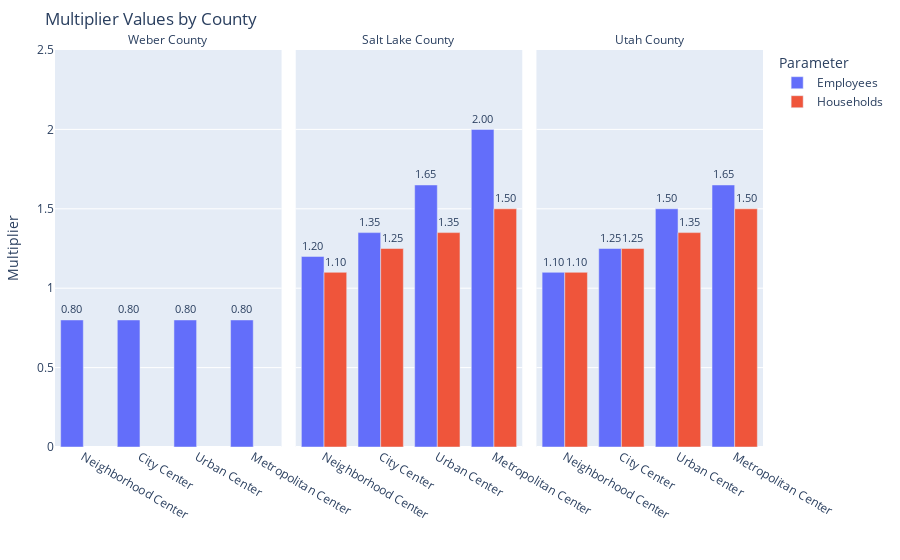

Notebook code for this chart:
### Code cell
import pandas as pd
import plotly.express as px

# Create DataFrame
df = df_centers_county_multipliers
df['county_name'] = df['CO_FIPS'].apply(_config.lookup_county)
df['parameter_label'] = df['parameter'].apply(_config.lookup_parameter_label)

# Plot using Plotly Express
fig = px.bar(
    df,
    x="center_type",
    y="multiplier",
    text="multiplier",  # Add multiplier values as text
    color="parameter_label",
    barmode="group",
    facet_col="county_name",
    title="Multiplier Values by County",
    labels={"multiplier": "Multiplier", "center_type": ""},
)

# Update layout for readability
fig.update_layout(
    xaxis_title="",
    yaxis_title="Multiplier",
    legend_title="Parameter",
    margin=dict(t=50, b=50, l=50, r=50),
)

fig.for_each_annotation(lambda a: a.update(text=a.text.split('=')[-1] + ' County'))
fig.update_yaxes(range=[0, 2.5])  # Set y-axis range from 0 to 2.4

# Update layout and text properties
fig.update_traces(texttemplate="%{text:.2f}", textposition="outside")  # Format text as two decimal places

# Show plot
fig.show()

### Figure 1 — Plotly figure (JSON) as saved in the notebook; plotly's stock layout.template omitted (floating-point values rounded to 4 significant figures)
{"data": [{"alignmentgroup": "True", "hovertemplate": "parameter_label=Employees<br>county_name=Weber<br>=%{x}<br>Multiplier=%{text}<extra></extra>", "legendgroup": "Employees", "marker": {"color": "#636efa", "pattern": {"shape": ""}}, "name": "Employees", "offsetgroup": "Employees", "orientation": "v", "showlegend": true, "text": [0.8, 0.8, 0.8, 0.8], "textposition": "outside", "texttemplate": "%{text:.2f}", "type": "bar", "x": ["Neighborhood Center", "City Center", "Urban Center", "Metropolitan Center"], "xaxis": "x", "y": [0.8, 0.8, 0.8, 0.8], "yaxis": "y"}, {"alignmentgroup": "True", "hovertemplate": "parameter_label=Employees<br>county_name=Salt Lake<br>=%{x}<br>Multiplier=%{text}<extra></extra>", "legendgroup": "Employees", "marker": {"color": "#636efa", "pattern": {"shape": ""}}, "name": "Employees", "offsetgroup": "Employees", "orientation": "v", "showlegend": false, "text": [1.2, 1.35, 1.65, 2], "textposition": "outside", "texttemplate": "%{text:.2f}", "type": "bar", "x": ["Neighborhood Center", "City Center", "Urban Center", "Metropolitan Center"], "xaxis": "x2", "y": [1.2, 1.35, 1.65, 2], "yaxis": "y2"}, {"alignmentgroup": "True", "hovertemplate": "parameter_label=Employees<br>county_name=Utah<br>=%{x}<br>Multiplier=%{text}<extra></extra>", "legendgroup": "Employees", "marker": {"color": "#636efa", "pattern": {"shape": ""}}, "name": "Employees", "offsetgroup": "Employees", "orientation": "v", "showlegend": false, "text": [1.1, 1.25, 1.5, 1.65], "textposition": "outside", "texttemplate": "%{text:.2f}", "type": "bar", "x": ["Neighborhood Center", "City Center", "Urban Center", "Metropolitan Center"], "xaxis": "x3", "y": [1.1, 1.25, 1.5, 1.65], "yaxis": "y3"}, {"alignmentgroup": "True", "hovertemplate": "parameter_label=Households<br>county_name=Salt Lake<br>=%{x}<br>Multiplier=%{text}<extra></extra>", "legendgroup": "Households", "marker": {"color": "#EF553B", "pattern": {"shape": ""}}, "name": "Households", "offsetgroup": "Households", "orientation": "v", "showlegend": true, "text": [1.1, 1.25, 1.35, 1.5], "textposition": "outside", "texttemplate": "%{text:.2f}", "type": "bar", "x": ["Neighborhood Center", "City Center", "Urban Center", "Metropolitan Center"], "xaxis": "x2", "y": [1.1, 1.25, 1.35, 1.5], "yaxis": "y2"}, {"alignmentgroup": "True", "hovertemplate": "parameter_label=Households<br>county_name=Utah<br>=%{x}<br>Multiplier=%{text}<extra></extra>", "legendgroup": "Households", "marker": {"color": "#EF553B", "pattern": {"shape": ""}}, "name": "Households", "offsetgroup": "Households", "orientation": "v", "showlegend": false, "text": [1.1, 1.25, 1.35, 1.5], "textposition": "outside", "texttemplate": "%{text:.2f}", "type": "bar", "x": ["Neighborhood Center", "City Center", "Urban Center", "Metropolitan Center"], "xaxis": "x3", "y": [1.1, 1.25, 1.35, 1.5], "yaxis": "y3"}], "layout": {"annotations": [{"font": {}, "showarrow": false, "text": "Weber County", "x": 0.16, "xanchor": "center", "xref": "paper", "y": 1, "yanchor": "bottom", "yref": "paper"}, {"font": {}, "showarrow": false, "text": "Salt Lake County", "x": 0.5, "xanchor": "center", "xref": "paper", "y": 1, "yanchor": "bottom", "yref": "paper"}, {"font": {}, "showarrow": false, "text": "Utah County", "x": 0.84, "xanchor": "center", "xref": "paper", "y": 1, "yanchor": "bottom", "yref": "paper"}], "barmode": "group", "legend": {"title": {"text": "Parameter"}, "tracegroupgap": 0}, "margin": {"b": 50, "l": 50, "r": 50, "t": 50}, "title": {"text": "Multiplier Values by County"}, "xaxis": {"anchor": "y", "domain": [0, 0.32], "title": {"text": ""}}, "xaxis2": {"anchor": "y2", "domain": [0.34, 0.66], "matches": "x", "title": {"text": ""}}, "xaxis3": {"anchor": "y3", "domain": [0.68, 1.0], "matches": "x", "title": {"text": ""}}, "yaxis": {"anchor": "x", "domain": [0, 1], "range": [0, 2.5], "title": {"text": "Multiplier"}}, "yaxis2": {"anchor": "x2", "domain": [0, 1], "matches": "y", "range": [0, 2.5], "showticklabels": false}, "yaxis3": {"anchor": "x3", "domain": [0, 1], "matches": "y", "range": [0, 2.5], "showticklabels": false}}}
